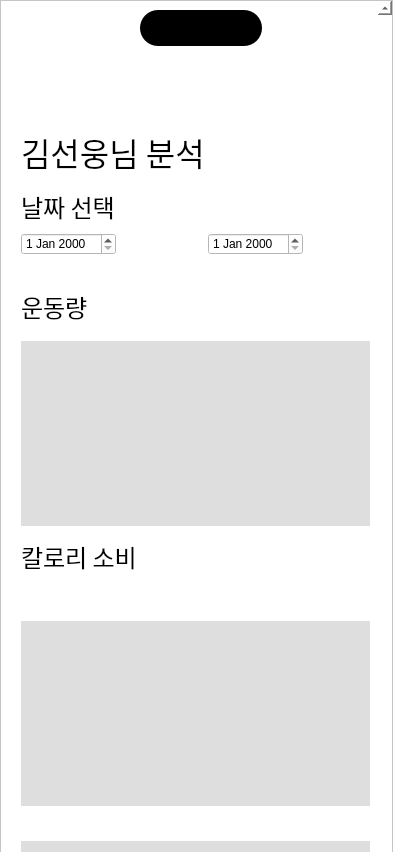
<?xml version="1.0" encoding="UTF-8"?>
<ui version="4.0">
 <class>Dialog</class>
 <widget class="QDialog" name="Dialog">
  <property name="geometry">
   <rect>
    <x>0</x>
    <y>0</y>
    <width>393</width>
    <height>852</height>
   </rect>
  </property>
  <property name="windowTitle">
   <string>Dialog</string>
  </property>
  <property name="styleSheet">
   <string notr="true">background-color: rgb(255, 255, 255);</string>
  </property>
  <widget class="QScrollArea" name="scrollArea">
   <property name="geometry">
    <rect>
     <x>0</x>
     <y>0</y>
     <width>393</width>
     <height>1251</height>
    </rect>
   </property>
   <property name="verticalScrollBarPolicy">
    <enum>Qt::ScrollBarAlwaysOn</enum>
   </property>
   <property name="widgetResizable">
    <bool>true</bool>
   </property>
   <widget class="QWidget" name="scrollAreaWidgetContents">
    <property name="geometry">
     <rect>
      <x>0</x>
      <y>0</y>
      <width>391</width>
      <height>1249</height>
     </rect>
    </property>
    <widget class="QWidget" name="widget_3" native="true">
     <property name="geometry">
      <rect>
       <x>20</x>
       <y>340</y>
       <width>349</width>
       <height>185</height>
      </rect>
     </property>
     <property name="styleSheet">
      <string notr="true">background-color: rgb(222, 222, 222);</string>
     </property>
    </widget>
    <widget class="QLabel" name="label_4">
     <property name="geometry">
      <rect>
       <x>20</x>
       <y>190</y>
       <width>150</width>
       <height>30</height>
      </rect>
     </property>
     <property name="font">
      <font>
       <family>BM Dohyeon</family>
       <pointsize>18</pointsize>
      </font>
     </property>
     <property name="styleSheet">
      <string notr="true">color: rgb(0, 0, 0);
</string>
     </property>
     <property name="text">
      <string>날짜 선택</string>
     </property>
    </widget>
    <widget class="QLabel" name="label">
     <property name="geometry">
      <rect>
       <x>20</x>
       <y>130</y>
       <width>261</width>
       <height>41</height>
      </rect>
     </property>
     <property name="font">
      <font>
       <family>BM Dohyeon</family>
       <pointsize>24</pointsize>
      </font>
     </property>
     <property name="styleSheet">
      <string notr="true">color: rgb(0, 0, 0);</string>
     </property>
     <property name="text">
      <string>김선웅님 분석</string>
     </property>
    </widget>
    <widget class="QLabel" name="label_3">
     <property name="geometry">
      <rect>
       <x>20</x>
       <y>540</y>
       <width>150</width>
       <height>30</height>
      </rect>
     </property>
     <property name="font">
      <font>
       <family>BM Dohyeon</family>
       <pointsize>18</pointsize>
      </font>
     </property>
     <property name="styleSheet">
      <string notr="true">color: rgb(0, 0, 0);</string>
     </property>
     <property name="text">
      <string>칼로리 소비</string>
     </property>
    </widget>
    <widget class="QWidget" name="layoutWidget">
     <property name="geometry">
      <rect>
       <x>20</x>
       <y>230</y>
       <width>282</width>
       <height>26</height>
      </rect>
     </property>
     <layout class="QGridLayout" name="gridLayout">
      <item row="0" column="3">
       <widget class="QDateEdit" name="dateEdit_2">
        <property name="styleSheet">
         <string notr="true">color: rgb(0, 0, 0);</string>
        </property>
       </widget>
      </item>
      <item row="0" column="1">
       <spacer name="horizontalSpacer">
        <property name="orientation">
         <enum>Qt::Horizontal</enum>
        </property>
        <property name="sizeHint" stdset="0">
         <size>
          <width>40</width>
          <height>20</height>
         </size>
        </property>
       </spacer>
      </item>
      <item row="0" column="0">
       <widget class="QDateEdit" name="dateEdit">
        <property name="styleSheet">
         <string notr="true">color: rgb(0, 0, 0);</string>
        </property>
       </widget>
      </item>
     </layout>
    </widget>
    <widget class="QLabel" name="label_5">
     <property name="geometry">
      <rect>
       <x>20</x>
       <y>290</y>
       <width>150</width>
       <height>30</height>
      </rect>
     </property>
     <property name="font">
      <font>
       <family>BM Dohyeon</family>
       <pointsize>18</pointsize>
      </font>
     </property>
     <property name="styleSheet">
      <string notr="true">color: rgb(0, 0, 0);</string>
     </property>
     <property name="text">
      <string>운동량</string>
     </property>
    </widget>
    <widget class="QWidget" name="widget_4" native="true">
     <property name="geometry">
      <rect>
       <x>20</x>
       <y>620</y>
       <width>349</width>
       <height>185</height>
      </rect>
     </property>
     <property name="styleSheet">
      <string notr="true">background-color: rgb(222, 222, 222);</string>
     </property>
    </widget>
    <widget class="QWidget" name="widget_5" native="true">
     <property name="geometry">
      <rect>
       <x>20</x>
       <y>840</y>
       <width>349</width>
       <height>185</height>
      </rect>
     </property>
     <property name="styleSheet">
      <string notr="true">background-color: rgb(222, 222, 222);</string>
     </property>
    </widget>
    <widget class="QPushButton" name="btn_back">
     <property name="geometry">
      <rect>
       <x>20</x>
       <y>60</y>
       <width>35</width>
       <height>35</height>
      </rect>
     </property>
     <property name="palette">
      <palette>
       <active>
        <colorrole role="Button">
         <brush brushstyle="SolidPattern">
          <color alpha="0">
           <red>255</red>
           <green>255</green>
           <blue>255</blue>
          </color>
         </brush>
        </colorrole>
        <colorrole role="Base">
         <brush brushstyle="SolidPattern">
          <color alpha="0">
           <red>255</red>
           <green>255</green>
           <blue>255</blue>
          </color>
         </brush>
        </colorrole>
        <colorrole role="Window">
         <brush brushstyle="SolidPattern">
          <color alpha="0">
           <red>255</red>
           <green>255</green>
           <blue>255</blue>
          </color>
         </brush>
        </colorrole>
       </active>
       <inactive>
        <colorrole role="Button">
         <brush brushstyle="SolidPattern">
          <color alpha="0">
           <red>255</red>
           <green>255</green>
           <blue>255</blue>
          </color>
         </brush>
        </colorrole>
        <colorrole role="Base">
         <brush brushstyle="SolidPattern">
          <color alpha="0">
           <red>255</red>
           <green>255</green>
           <blue>255</blue>
          </color>
         </brush>
        </colorrole>
        <colorrole role="Window">
         <brush brushstyle="SolidPattern">
          <color alpha="0">
           <red>255</red>
           <green>255</green>
           <blue>255</blue>
          </color>
         </brush>
        </colorrole>
       </inactive>
       <disabled>
        <colorrole role="Button">
         <brush brushstyle="SolidPattern">
          <color alpha="0">
           <red>255</red>
           <green>255</green>
           <blue>255</blue>
          </color>
         </brush>
        </colorrole>
        <colorrole role="Base">
         <brush brushstyle="SolidPattern">
          <color alpha="0">
           <red>255</red>
           <green>255</green>
           <blue>255</blue>
          </color>
         </brush>
        </colorrole>
        <colorrole role="Window">
         <brush brushstyle="SolidPattern">
          <color alpha="0">
           <red>255</red>
           <green>255</green>
           <blue>255</blue>
          </color>
         </brush>
        </colorrole>
       </disabled>
      </palette>
     </property>
     <property name="cursor">
      <cursorShape>PointingHandCursor</cursorShape>
     </property>
     <property name="styleSheet">
      <string notr="true">QPushButton {
background-image: url(:/images/img/Back.png);
background-color: rgb(255, 255, 255,0);
border-radius: 5px; 
padding: 5px;
}</string>
     </property>
     <property name="text">
      <string/>
     </property>
    </widget>
   </widget>
  </widget>
  <widget class="QLabel" name="lb_DynamicIsland">
   <property name="geometry">
    <rect>
     <x>140</x>
     <y>10</y>
     <width>122</width>
     <height>36</height>
    </rect>
   </property>
   <property name="styleSheet">
    <string notr="true">background-color: rgb(0, 0, 0);
border-radius: 18px</string>
   </property>
   <property name="text">
    <string/>
   </property>
  </widget>
 </widget>
 <resources/>
 <connections/>
</ui>
